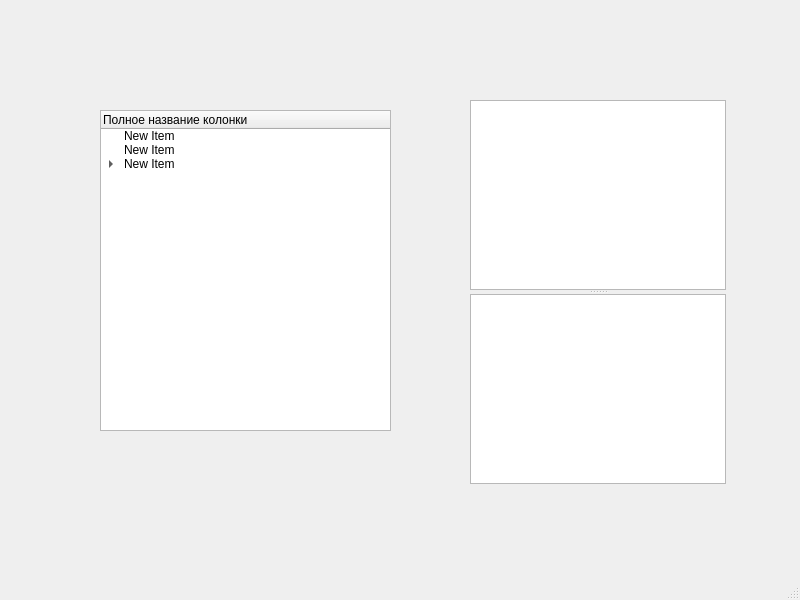
<?xml version="1.0" encoding="UTF-8"?>
<ui version="4.0">
 <class>MainWindow</class>
 <widget class="QMainWindow" name="MainWindow">
  <property name="geometry">
   <rect>
    <x>0</x>
    <y>0</y>
    <width>800</width>
    <height>600</height>
   </rect>
  </property>
  <property name="windowTitle">
   <string>MainWindow</string>
  </property>
  <widget class="QWidget" name="centralwidget">
   <widget class="QTreeWidget" name="treeWidget">
    <property name="geometry">
     <rect>
      <x>100</x>
      <y>110</y>
      <width>291</width>
      <height>321</height>
     </rect>
    </property>
    <column>
     <property name="text">
      <string>Полное название колонки</string>
     </property>
    </column>
    <item>
     <property name="text">
      <string>New Item</string>
     </property>
    </item>
    <item>
     <property name="text">
      <string>New Item</string>
     </property>
    </item>
    <item>
     <property name="text">
      <string>New Item</string>
     </property>
     <item>
      <property name="text">
       <string>New Subitem</string>
      </property>
     </item>
     <item>
      <property name="text">
       <string>New Item</string>
      </property>
     </item>
     <item>
      <property name="text">
       <string>New Item</string>
      </property>
      <item>
       <property name="text">
        <string>New Subitem</string>
       </property>
      </item>
      <item>
       <property name="text">
        <string>New Item</string>
       </property>
      </item>
     </item>
    </item>
   </widget>
   <widget class="QSplitter" name="splitter">
    <property name="geometry">
     <rect>
      <x>470</x>
      <y>100</y>
      <width>256</width>
      <height>384</height>
     </rect>
    </property>
    <property name="orientation">
     <enum>Qt::Vertical</enum>
    </property>
    <widget class="QTextBrowser" name="textBrowser"/>
    <widget class="QTextBrowser" name="textBrowser_2"/>
   </widget>
  </widget>
  <widget class="QMenuBar" name="menubar">
   <property name="geometry">
    <rect>
     <x>0</x>
     <y>0</y>
     <width>800</width>
     <height>26</height>
    </rect>
   </property>
  </widget>
  <widget class="QStatusBar" name="statusbar"/>
 </widget>
 <resources/>
 <connections/>
</ui>
